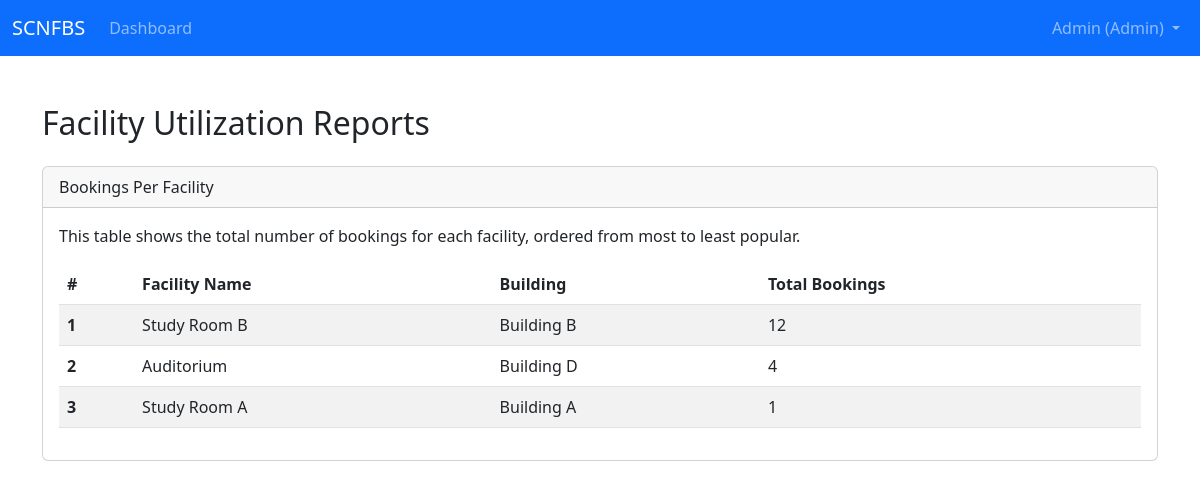
Screenshot of /admin/reports (signed in) with the database file from the repository.
### app/models.py (models this page shows)
class User(UserMixin, db.Model):
    id            = db.Column(db.Integer, primary_key=True)
    name          = db.Column(db.String(120), nullable=False)
    email         = db.Column(db.String(120), unique=True, nullable=False)
    password_hash = db.Column(db.String(256), nullable=False)
    role          = db.Column(db.String(20), nullable=False)  # Admin | Faculty | Student
    reservations = db.relationship('Reservation', back_populates='user', lazy='dynamic')

class Room(db.Model):
    id           = db.Column(db.Integer, primary_key=True)
    name         = db.Column(db.String(120), nullable=False)
    type         = db.Column(db.String(30), default="Room")   # Room | Lab | Auditorium
    capacity     = db.Column(db.Integer, default=10)          # ADDED
    building_id  = db.Column(db.Integer, db.ForeignKey(Building.id), nullable=False)
    building     = db.relationship("Building", back_populates="rooms")
    reservations = db.relationship("Reservation", back_populates="room") # ADDED for overlap check

### app/routes/admin.py (the view)
@bp.route('/reports')
def reports():
    bookings_per_room = db.session.query(
        Room.name,
        Building.name.label('building_name'),
        func.count(Reservation.id).label('booking_count')
    ).join(Reservation, Reservation.room_id == Room.id)\
     .join(Building, Room.building_id == Building.id)\
     .group_by(Room.id)\
     .order_by(desc('booking_count'))\
     .all()
    return render_template('admin/reports.html', bookings_per_room=bookings_per_room)

### app/routes/admin.py (called while the page is built)
def admin_required():
    if not current_user.is_authenticated or current_user.role != 'Admin':
        from flask import abort
        abort(403) # Forbidden

@bp.before_request
@login_required
def before_request_hook():
    admin_required()

### app/templates/admin/reports.html (shortened to what this page needs)
{% extends "base.html" %}
{% block content %}
<h2 class="mb-4">Facility Utilization Reports</h2>
<div class="card">
    <div class="card-header">
        Bookings Per Facility
    </div>
    <div class="card-body">
        <p class="card-text">This table shows the total number of bookings for each facility, ordered from most to least popular.</p>
        {% if bookings_per_room %}
        <table class="table table-striped table-hover">
            <thead>
                <tr>
                    <th scope="col">#</th>
                    <th scope="col">Facility Name</th>
                    <th scope="col">Building</th>
                    <th scope="col">Total Bookings</th>
                </tr>
            </thead>
            <tbody>
                {% for room in bookings_per_room %}
                <tr>
                    <th scope="row">{{ loop.index }}</th>
                    <td>{{ room.name }}</td>
                    <td>{{ room.building_name }}</td>
                    <td>{{ room.booking_count }}</td>
                </tr>
                {% endfor %}
            </tbody>
        </table>
        {% else %}
        <div class="alert alert-info">No bookings have been made yet.</div>
        {% endif %}
    </div>
</div>
{% endblock %}

### app/templates/base.html (shortened to what this page needs)
<!DOCTYPE html>
<html lang="en">
<head>
  <link href="https://cdn.jsdelivr.net/npm/bootstrap@5.3.0/dist/css/bootstrap.min.css" rel="stylesheet">
</head>
<body>
  {% block navbar %}
  <nav class="navbar navbar-expand-lg navbar-dark bg-primary mb-4">
    <div class="container-fluid">
      <a class="navbar-brand" href="{{ url_for('main.index') }}">SCNFBS</a>
      <div class="collapse navbar-collapse" id="navbarNav">
        <ul class="navbar-nav me-auto">
          {% if current_user.is_authenticated %}
            <li class="nav-item">
              <a class="nav-link" href="{{ url_for('main.dashboard') }}">Dashboard</a>
            </li>
          {% endif %}
        </ul>
        <ul class="navbar-nav">
          {% if current_user.is_authenticated %}
            <li class="nav-item dropdown">
              <a class="nav-link dropdown-toggle" href="#" id="navbarUserDropdown" role="button" data-bs-toggle="dropdown" aria-expanded="false">
                {{ current_user.name }} ({{ current_user.role }})
              </a>
            </li>
          {% endif %}
        </ul>
      </div>
    </div>
  </nav>
  {% endblock %}
  <div class="container py-4">
    {% block content %}{% endblock %}
  </div>
</body>
</html>

### rows the page displays
User: name "Admin", role "Admin"
Room: name "Study Room B", building_name "Building B", booking_count "12"
Room: name "Auditorium", building_name "Building D", booking_count "4"
Room: name "Study Room A", building_name "Building A", booking_count "1"
